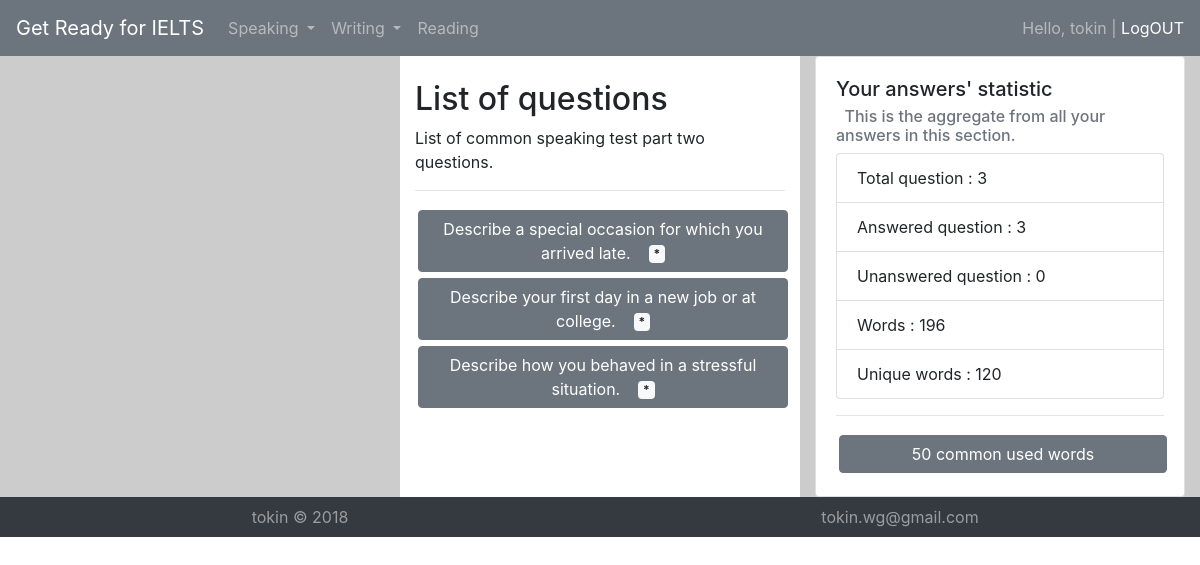
The page /sp2/ (signed in) on the database its author committed.
### speakp2app/models.py (models this page shows, shortened)
class Ieltsspeakingp2topic(models.Model):
    sp2topic = models.CharField(max_length=1000)
    sp2question = models.CharField(max_length=2000)
    pub_date = models.DateTimeField('date published')

### speakp2app/views.py (the view)
# urls.py: path('', views.index, name='index'),
@login_required
def index(request):
    full_topic_list = Ieltsspeakingp2topic.objects.all().values('id', 'sp2topic','sp2question', 'answers__answer', 'answers__id', 'answers__uid')
    topic_list = [] # collect questions and answers for current user
    list_in = [] # collect question id which is added in topic_list
    all_answers = '' # all answers for staistic
    answered_count = 0
    for topic in full_topic_list :
        if topic['answers__uid'] == request.user.id : # question is answered by current user
            topic_list.append(topic)
            list_in.append(topic['id'])
            all_answers += topic['answers__answer'] + " " # all answers for staistic
            answered_count +=1
        elif topic['answers__uid'] == None: # questions without any answers
            topic_list.append(topic)
            list_in.append(topic['id'])
    for topic in full_topic_list :
        if topic['id'] not in list_in : # other questions
            tpc = {'id': topic['id'], 'sp2topic': topic['sp2topic'],'sp2question':topic['sp2question'],'answers__answer': None, 'answers__id': None, 'answers__uid': None}
            topic_list.append(tpc)
            list_in.append(topic['id'])
    ua = UserAnswers(all_answers, 50)
    wcount = ua.words_count
    topic_list = sorted(topic_list, key=itemgetter('id'))
    context = {'topic_list': topic_list, 'answers' : wcount, 'answered': [answered_count, len(topic_list)-answered_count]}
    return render(request, 'speakp2app/index.html',context)

### lib/wstat.py (called while the page is built)
    def words_count(self):
        text = re.findall(r'\w+', self.text.lower())
        word_count = Counter(text)
        uwc = len(word_count) # unique word's count
        wc = sum(word_count.values()) # all word's count
        return {'wc' : wc, 'uwc' : uwc, 'cntr' : dict(word_count.most_common(self.wcount))}

### speakp2app/templatetags/string_split.py (called while the page is built)
@register.filter
@stringfilter
def split (text, arg):
    return text.split(arg)

### speakp2app/templates/speakp2app/index.html (shortened to what this page needs)
{% extends "base.html" %}
{% load string_split %}
{% block content %}
<div class="container-fluid">
  <div class="row">
    <div class="col-sm asidesm">
    </div>
    <div class="col-sm">
      <br>
      <h2>List of questions</h2>
      <p>List of common speaking test part two questions.</p>
      <hr>
      {% if topic_list %}
        {% for topic in topic_list %}
        {% if topic.answers__uid == request.user.id %}
          <a class="btn btn-secondary col-lg-12 col-sm-12" data-toggle="collapse"
          href="#collapse{{topic.id}}" role="button" aria-expanded="false"
          aria-controls="collapse{{topic.id}}" style="margin:3px; word-wrap: break-word; white-space: normal;">
              {{ topic.sp2topic }} &nbsp;&nbsp;&nbsp;<span class="badge badge-light" id="ans{{topic.id}}">*</span>
          </a>
            {% endif %}
        {%endfor%}
        {% else %}
          <p>No topics are available.</p>
        {% endif %}
      </div>
      <div class="col-sm asidesm">
        <div class="card">
          <div class="card-body">
            <h5 class="card-title">Your answers' statistic</h5>
            <h6 class="card-subtitle mb-2 text-muted">&nbsp;&nbsp;This is the aggregate from all your answers in this section.</h6>
            <ul class="list-group">
              <li class="list-group-item">Total question : {{ topic_list|length }}</li>
              <li class="list-group-item">Answered question : {{ answered.0 }}</li>
              <li class="list-group-item">Unanswered question : {{ answered.1 }}</li>
              <li class="list-group-item">Words : {{answers.wc}}</li>
              <li class="list-group-item">Unique words : {{answers.uwc}}</li>
            </ul>
            <hr>
            <a class="btn btn-secondary col-lg-12 col-sm-12" data-toggle="collapse"
            href="#collapse_common_words" role="button" aria-expanded="false"
            aria-controls="collapse_common_words" style="margin:3px; word-wrap: break-word; white-space: normal;">
                {{ answers.cntr|length }} common used words
            </a>
          </div>
        </div>
      </div>
  </div>
</div>
{% endblock %}

### speakp1app/templates/base.html (shortened to what this page needs)
<!DOCTYPE html>
<html lang="en">
<head>
    <link rel="stylesheet" href="https://maxcdn.bootstrapcdn.com/bootstrap/4.0.0/css/bootstrap.min.css">
    <link rel="stylesheet" href="/static/css/custom_style.css">
</head>
<body>
  <nav class="navbar navbar-expand-lg navbar-dark bg-secondary">
  <a class="navbar-brand" href="/">Get Ready for IELTS</a>
  <div class="collapse navbar-collapse" id="navbarSupportedContent">
    <ul class="navbar-nav mr-auto">
      <li class="nav-item dropdown">
        <a class="nav-link dropdown-toggle" href="#" id="navbarDropdown" role="button" data-toggle="dropdown" aria-haspopup="true" aria-expanded="false">
          Speaking
        </a>
      </li>
      <li class="nav-item dropdown">
        <a class="nav-link dropdown-toggle" href="#" id="navbarDropdown" role="button" data-toggle="dropdown" aria-haspopup="true" aria-expanded="false">
          Writing
        </a>
      </li>
      <li class="nav-item">
        <a class="nav-link" href="/reading/">Reading</a>
      </li>
    </ul>
    {% if user.get_username %}
      <span class="navbar-text">
        Hello, {{ user.get_username }} | <a href="/accounts/logout/?next=/">LogOUT</a>
      </span>
    {% endif %}
  </div>
</nav>
        {% block content %}{% endblock %}
  <div class="container-fluid navbar-dark bg-dark">
    <div class="row">
      <div class="col-lg-6 col-sm-12 text-center">
        <span class="navbar-text">
          tokin &copy; 2018
        </span>
      </div>
      <div class="col-lg-6 col-sm-12 text-center">
        <span class="navbar-text">
          tokin.wg@gmail.com
        </span>
      </div>
    </div>
  </div>
</body>
</html>

### static/css/custom_style.css (style rules this page uses)
body, html { height:100% }

### speakp1app/templates/base.html (style rules this page uses)
.asidesm { background-color: #ccc; }

### rows shown on the page
Ieltsspeakingp2topic: sp2topic "Describe a special occasion for which you arrived late."
Ieltsspeakingp2topic: sp2topic "Describe your first day in a new job or at college."
Ieltsspeakingp2topic: sp2topic "Describe how you behaved in a stressful situation."

### other values the page prints
{{ user.get_username }} "tokin"
{{ topic_list|length }} "3"
{{ answered.0 }} "3"
{{ answered.1 }} "0"
{{ answers.wc }} "196"
{{ answers.uwc }} "120"
{{ answers.cntr|length }} "50"
